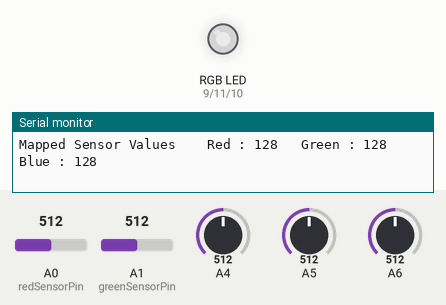
Recording of a sketch running on a simulated Arduino Uno, built with avr-gcc and run on an emulated ATmega328P. On the bench: an RGB LED mixed from three pins (HIGH = lit), the last lines printed to the serial monitor. Inputs (shaded band) come from the test bench; at power-on: A0 (redSensorPin) = 512, A4 = 512, A1 (greenSensorPin) = 512, A5 = 512, A6 = 512. Dim RGB values are drawn brighter than linear.

Above: at 1.2 s.
1.3 s: A0 (redSensorPin) set to 525
At 1.45 s:
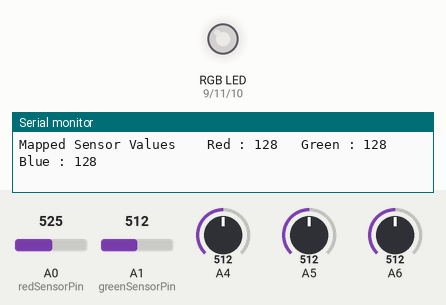
4.3 s: A0 (redSensorPin) set to 0
At 5.5 s:
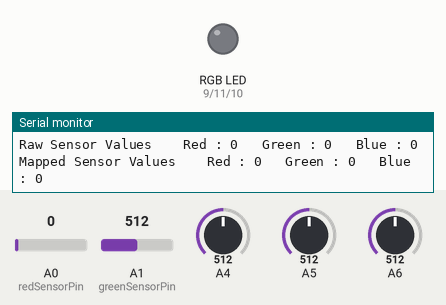
5.8 s: A0 (redSensorPin) set to 122
At 5.95 s:
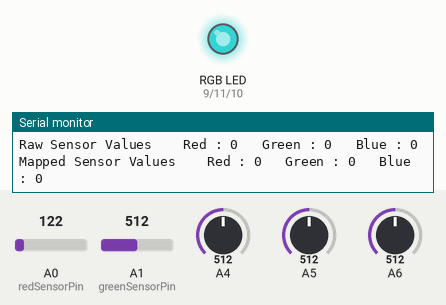
8.8 s: A4 set to 716
At 10.5 s:
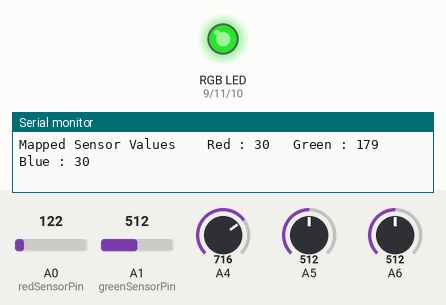
11.8 s: A4 set to 900
14.8 s: A4 set to 511
Timing chart, 0 to 18.8 s (numbered marks = the images above; inputs shaded):
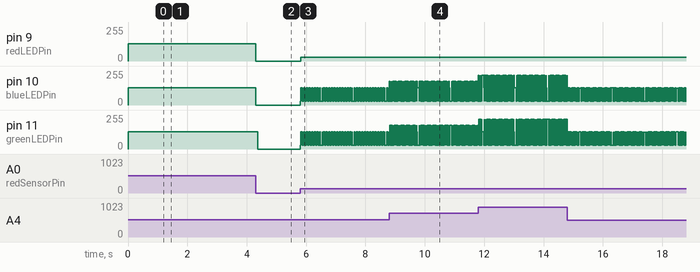

The sketch:

color_mixing_lamp.ino
```cpp
const int greenLEDPin = 11;
const int redLEDPin = 9;
const int blueLEDPin = 10;

const int redSensorPin = A0;
const int greenSensorPin = A1;
const int blueSensorPin = A2;

int redValue = 0;
int blueValue = 0;
int greenValue = 0;

int redSensorValue = 0;
int blueSensorValue = 0;
int greenSensorValue = 0;

int a = 0;
int b = 0;

void setup()
{
  Serial.begin(9600);

  pinMode(greenLEDPin, OUTPUT);
  pinMode(blueLEDPin, OUTPUT);
  pinMode(redLEDPin, OUTPUT);
}

void loop()
{
  redSensorValue = analogRead(redSensorPin);
  delay(5);
  greenSensorValue = analogRead(greenSensorValue);
  delay(5);
  blueSensorValue = analogRead(blueSensorValue);
  if (a == 100)
  {
    Serial.print("Raw Sensor Values \t Red : ");
    Serial.print(redSensorValue);
    Serial.print("\t Green : ");
    Serial.print(greenSensorValue);
    Serial.print("\t Blue : ");
    Serial.println(blueSensorValue);
    a = 0;
  }

  redValue = redSensorValue/4;
  greenValue = greenSensorValue/4;
  blueValue = blueSensorValue/4;

  if (b == 100)
  {
    Serial.print("Mapped Sensor Values \t Red : ");
    Serial.print(redValue);
    Serial.print("\t Green : ");
    Serial.print(greenValue);
    Serial.print("\t Blue : ");
    Serial.println(blueValue);
    Serial.print("\n\n\n\n");
    b = 0;
  }

  analogWrite(redLEDPin, redValue);
  analogWrite(greenLEDPin, greenValue);
  analogWrite(blueLEDPin, blueValue);
  a++;
  b++;
}
```

Measured:
- after the input at 1.3 s, pin 9 (redLEDPin): 128/255 → 131/255 at once; pin 10 (blueLEDPin), pin 11 (greenLEDPin): 128/255 → 131/255 at once, then moves between 128/255 and 131/255, repeating every 0.33 s
- after the input at 4.3 s, pin 9 (redLEDPin): 131/255 → 0/255 at once
- after the input at 5.8 s, pin 9 (redLEDPin): 0/255 → 30/255 at once; pin 10 (blueLEDPin), pin 11 (greenLEDPin): 0/255 → 30/255 at once, then moves between 30/255 and 128/255, repeating every 0.29 s
